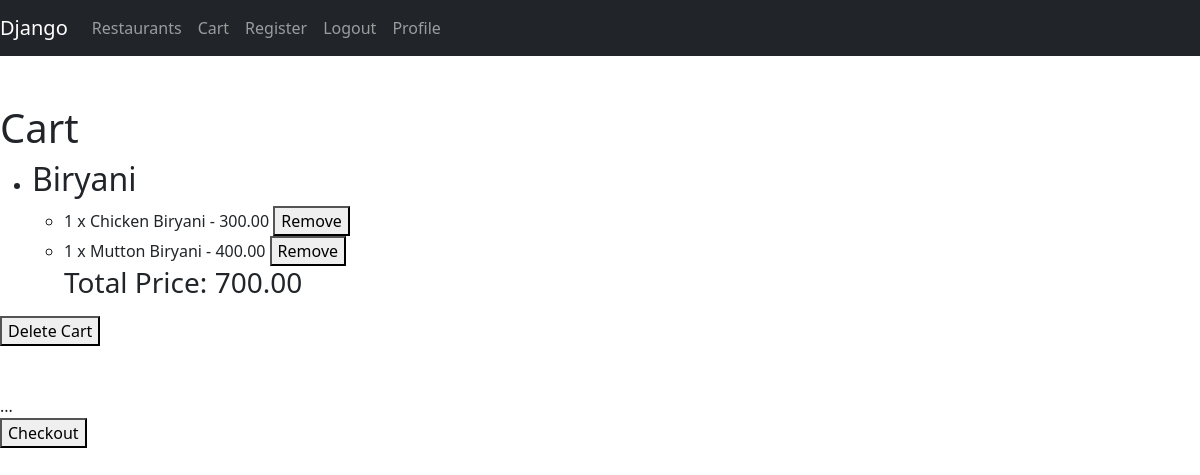
The app's page /cart/ (signed in) with its own data.
### swiggy/models.py (models this page shows, shortened)
class Cart(models.Model):
    user=models.ForeignKey(User,on_delete=models.CASCADE)
    restaurant=models.ForeignKey(Restaurant,on_delete=models.CASCADE)
    def get_total_price(self):
            total_price = sum(item.total_price for item in self.items.all())
            return total_price

class Restaurant(models.Model):
    name=models.CharField(max_length=200)
    city=models.CharField(max_length=200)
    description=models.CharField(max_length=1000)
    status=models.BooleanField(default=True)

class CartItem(models.Model):
    cart=models.ForeignKey(Cart, on_delete=models.CASCADE,related_name='items')
    dish_id=models.ForeignKey(Menu, on_delete=models.CASCADE)
    quantity=models.PositiveIntegerField(default=1)
    price=models.FloatField(default=0)
    dish_name=models.CharField(max_length=200,default='TestDishName')
    @property
    def total_price(self):
        return self.dish_id.price * self.quantity

class Menu(models.Model):
    restaurant=models.ForeignKey(Restaurant,on_delete=models.CASCADE)
    dish_name=models.CharField(max_length=200)
    price = models.DecimalField(max_digits=6, decimal_places=2)
    time_taken=models.IntegerField(default=0)

### swiggy/views.py (the view)
# urls.py: path('cart/', views.view_cart, name ='cart'),
@login_required
def view_cart(request):
    user = request.user
    carts = Cart.objects.filter(user=user)
    context = {'carts': carts }
    return render(request, 'cart.html', context)

### templates/cart.html (shortened to what this page needs)
{% extends 'home.html' %}
{% block content%}
{% if carts %}
<h1>Cart</h1>
<form method="POST" action="{% url 'cart_remove_item' %}">
  <ul>
    {% for cart in carts %}
      <li>
        <h2>{{ cart.restaurant.name }}</h2>
        <ul>
          {% for cart_item in cart.items.all %}
          <li>
            {{ cart_item.quantity }} x {{ cart_item.dish_name }} - {{ cart_item.total_price }}
            <button type="submit" name="cart_item_id" value="{{ cart_item.id }}">Remove</button>
          </li>
        {% endfor %}
        <h3> Total Price: {{ cart.get_total_price}}</h3>
        </ul>
      </li>
    {% endfor %}
  </ul>
</form>
  <form action="{% url 'cart_delete' %}" method="post">
    <button type="submit">Delete Cart</button>
  </form>
{% else %}
  <p>Your cart is empty.</p>
{% endif %}
<br></br>
{% for cart in carts %}
    ...
    <form action="{% url 'checkout' cart_id=cart.id %}" method="post">
      <button  type='submit' >Checkout</button>
       </form>
{% endfor %}
{% endblock %}

### records on screen
Cart: restaurant.name "Biryani", get_total_price "700.00"
CartItem: quantity "1", dish_name "Chicken Biryani", total_price "300.00", {{ cart_item.id }} 94 (drawn)
CartItem: quantity "1", dish_name "Mutton Biryani", total_price "400.00", {{ cart_item.id }} 95 (drawn)
